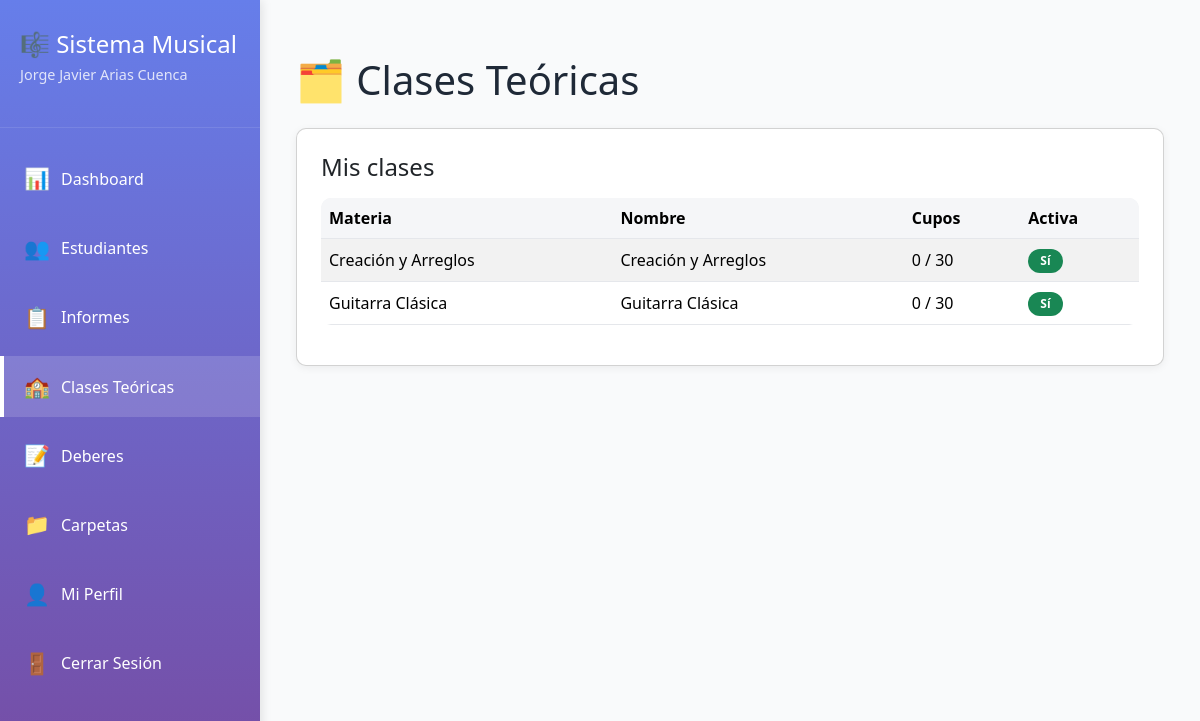
Screenshot of /teachers/clases/ (signed in) with the database file from the repository.
### teachers/models.py (models this page shows, shortened)
class Teacher(models.Model):
    user = models.OneToOneField(User, on_delete=models.CASCADE, related_name='teacher_profile')
    full_name = models.CharField(max_length=200, verbose_name="Nombre completo")
    specialization = models.CharField(max_length=100, blank=True, verbose_name="Especialización")
    subjects = models.ManyToManyField(Subject, related_name='teachers', verbose_name="Materias", blank=True)
    phone = models.CharField(max_length=20, blank=True, verbose_name="Teléfono")
    photo = models.ImageField(upload_to='profiles/teachers/', blank=True, null=True, verbose_name="Foto de perfil")
    created_at = models.DateTimeField(auto_now_add=True)
    class Meta:
        verbose_name = "Docente"
        verbose_name_plural = "Docentes"
        ordering = ['full_name']

### classes/models.py (models this page shows, shortened)
class Clase(models.Model):
    teacher = models.ForeignKey(Teacher, on_delete=models.CASCADE, related_name='clases_teoricas', verbose_name="Docente")
    name = models.CharField(max_length=200, verbose_name="Nombre de la clase")
    subject = models.ForeignKey(Subject, on_delete=models.CASCADE, related_name='clases', verbose_name="Materia", null=True)
    description = models.TextField(blank=True, verbose_name="Descripción")
    schedule = models.CharField(max_length=200, blank=True, verbose_name="Horario")
    room = models.CharField(max_length=100, blank=True, verbose_name="Aula/Salón")
    max_students = models.PositiveIntegerField(default=30, verbose_name="Capacidad máxima")
    active = models.BooleanField(default=True, verbose_name="Activa")
    fecha = models.DateField(verbose_name="Fecha", null=True, blank=True)
    created_at = models.DateTimeField(auto_now_add=True)
    class Meta:
        verbose_name = "Clase Teórica"
        verbose_name_plural = "Clases Teóricas"
        ordering = ['subject', 'name']
    def get_enrolled_count(self):
        return self.enrollments.filter(active=True).count()

### subjects/models.py (models this page shows)
class Subject(models.Model):
    name = models.CharField(max_length=120, unique=True, verbose_name="Nombre de la materia")
    description = models.TextField(blank=True, verbose_name="Descripción")
    class Meta:
        verbose_name = "Materia"
        verbose_name_plural = "Materias"
        ordering = ['name']
    def __str__(self):
        return self.name

### teachers/views.py (the view)
    def wrap(request, *args, **kwargs):
        if hasattr(request.user, 'teacher_profile'):
            return function(request, *args, **kwargs)
        else:
            messages.error(request, 'No tienes permisos para acceder a esta página')
            return redirect('home')

### teachers/views.py (called while the page is built)
def teacher_required(function):
    def wrap(request, *args, **kwargs):
        if hasattr(request.user, 'teacher_profile'):
            return function(request, *args, **kwargs)
        else:
            messages.error(request, 'No tienes permisos para acceder a esta página')
            return redirect('home')
    return wrap

@teacher_required
def clases_teoricas_view(request):
    teacher = request.user.teacher_profile
    clases = Clase.objects.filter(teacher=teacher).order_by('subject', 'name')
    return render(request, 'teachers/clases.html', {
        'clases': clases,
    })

### teachers/templates/teachers/clases.html (shortened to what this page needs)
{% extends 'teachers/base.html' %}
{% block content %}
<div class="container-narrow">
  <h1 class="mb-4">🗂️ Clases Teóricas</h1>
  <div class="row g-4">
    <div class="col-12">
      <div class="card">
        <h4 class="mb-3">Mis clases</h4>
        {% if clases %}
          <div class="table-responsive">
            <table class="table table-striped align-middle">
              <thead>
                <tr>
                  <th>Materia</th>
                  <th>Nombre</th>
                  <th>Cupos</th>
                  <th>Activa</th>
                </tr>
              </thead>
              <tbody>
                {% for c in clases %}
                <tr>
                  <td>{{ c.subject }}</td>
                  <td>{{ c.name }}</td>
                  <td>{{ c.get_enrolled_count }} / {{ c.max_students }}</td>
                  <td>
                    {% if c.active %}<span class="badge bg-success">Sí</span>{% else %}<span class="badge bg-secondary">No</span>{% endif %}
                  </td>
                </tr>
                {% endfor %}
              </tbody>
            </table>
          </div>
        {% else %}
          <p class="text-muted">Aún no has creado clases.</p>
        {% endif %}
      </div>
    </div>
  </div>
</div>
{% endblock %}

### teachers/templates/teachers/base.html (shortened to what this page needs)
{% load static %}
<!DOCTYPE html>
<html lang="es">
<head>
    <link href="https://cdn.jsdelivr.net/npm/bootstrap@5.3.3/dist/css/bootstrap.min.css" rel="stylesheet">
    <link rel="stylesheet" href="{% static 'css/app.css' %}">
    <link rel="stylesheet" href="{% static 'teachers/css/style.css' %}">
    <link rel="stylesheet" href="https://cdnjs.cloudflare.com/ajax/libs/font-awesome/6.4.0/css/all.min.css">
</head>
<body>
    {% if user.is_authenticated and user.teacher_profile %}
    <div class="dashboard-container">
        <aside class="sidebar">
            <div class="sidebar-header">
                <h2>🎼 Sistema Musical</h2>
                <p>{{ request.user.teacher_profile.full_name }}</p>
            </div>
            <nav class="sidebar-nav">
<a href="{% url 'teachers:teacher_dashboard' %}" class="nav-item {% if request.resolver_match.url_name == 'teacher_dashboard' %}active{% endif %}">
                    <span class="icon">📊</span>
                    <span>Dashboard</span>
                </a>
                <a href="{% url 'teachers:estudiantes' %}" class="nav-item {% if request.resolver_match.url_name == 'estudiantes' %}active{% endif %}">
                    <span class="icon">👥</span>
                    <span>Estudiantes</span>
                </a>
                <a href="{% url 'teachers:informes' %}" class="nav-item {% if request.resolver_match.url_name == 'informes' %}active{% endif %}">
                    <span class="icon">📋</span>
                    <span>Informes</span>
                </a>
                <a href="{% url 'teachers:clases_teoricas' %}" class="nav-item {% if request.resolver_match.url_name == 'clases_teoricas' %}active{% endif %}">
                    <span class="icon">🏫</span>
                    <span>Clases Teóricas</span>
                </a>
                <a href="{% url 'teachers:lista_deberes_profesor' %}" class="nav-item {% if 'deberes' in request.path %}active{% endif %}">
                    <span class="icon">📝</span>
                    <span>Deberes</span>
                </a>
                <a href="{% url 'teachers:carpetas' %}" class="nav-item {% if request.resolver_match.url_name == 'carpetas' %}active{% endif %}">
                    <span class="icon">📁</span>
                    <span>Carpetas</span>
                </a>
                <a href="{% url 'teachers:profile' %}" class="nav-item {% if request.resolver_match.url_name == 'profile' %}active{% endif %}">
                    <span class="icon">👤</span>
                    <span>Mi Perfil</span>
                </a>
<a href="{% url 'users:logout' %}" class="nav-item">
                    <span class="icon">🚪</span>
                    <span>Cerrar Sesión</span>
                </a>
            </nav>
        </aside>
        <main class="main-content">
            <div class="container-fluid py-4">
                {% block content %}
                {% endblock %}
            </div>
        </main>
    </div>
    {% else %}
    <div style="padding: 2rem; text-align: center;">
        <h1>Acceso Denegado</h1>
        <p>Debes iniciar sesión como docente para acceder a esta página.</p>
        <a href="{% url 'users:login' %}" class="btn btn-primary">Iniciar Sesión</a>
    </div>
    {% endif %}
</body>
</html>

### static/css/app.css (style rules this page uses)
:root { --space-1: 0.25rem; --space-2: 0.5rem; --space-3: 0.75rem; --space-4: 1rem; --space-5: 1.5rem; --space-6: 2rem; --radius: 10px; --shadow-sm: 0 2px 8px rgba(0,0,0,.06); --shadow: 0 6px 24px rgba(0,0,0,.08); }
.main-content { padding: var(--space-6) var(--space-5); }
.card, .content-card, .student-card, .class-card, .activity-item, .student-item { background: #fff; border-radius: var(--radius); box-shadow: var(--shadow-sm); padding: var(--space-5); }
h1,h2,h3 { margin: 0 0 var(--space-4) 0; }
p { margin-bottom: var(--space-3); }
.sidebar .nav-item { margin-bottom: var(--space-2); }
.table, table { border-radius: var(--radius); overflow: hidden; background: #fff; }
.table thead th { background: #f5f6f8; }
.mb-3 { margin-bottom: var(--space-4); }
.mb-4 { margin-bottom: var(--space-5); }
.py-4 { padding-top: var(--space-5); padding-bottom: var(--space-5); }
.container-narrow { max-width: 1100px; margin: 0 auto; }

### teachers/static/teachers/css/style.css (style rules this page uses)
* { margin: 0; padding: 0; box-sizing: border-box; }
:root { --primary-color: #667eea; --primary-dark: #5568d3; --secondary-color: #764ba2; --success-color: #10B981; --danger-color: #EF4444; --warning-color: #F59E0B; --info-color: #3B82F6; --gray-50: #F9FAFB; --gray-100: #F3F4F6; --gray-200: #E5E7EB; --gray-300: #D1D5DB; --gray-600: #6B7280; --gray-700: #374151; --gray-900: #1F2937; --sidebar-width: 260px; }
body { font-family: 'Segoe UI', Tahoma, Geneva, Verdana, sans-serif; background: var(--gray-50); color: var(--gray-900); }
.sidebar { width: var(--sidebar-width); background: linear-gradient(180deg, var(--primary-color) 0%, var(--secondary-color) 100%); color: white; position: fixed; height: 100vh; overflow-y: auto; box-shadow: 2px 0 10px rgba(0,0,0,0.1); z-index: 1000; }
.sidebar-header { padding: 30px 20px; border-bottom: 1px solid rgba(255,255,255,0.1); }
.sidebar-header h2 { font-size: 1.5em; margin-bottom: 5px; }
.sidebar-header p { font-size: 0.9em; opacity: 0.8; }
.sidebar-nav { padding: 20px 0; }
.nav-item { display: flex; align-items: center; padding: 15px 20px; color: white; text-decoration: none; transition: all 0.3s; border-left: 4px solid transparent; }
.nav-item.active { background: rgba(255,255,255,0.15); border-left-color: white; }
.nav-item .icon { font-size: 1.3em; margin-right: 12px; width: 25px; text-align: center; }
.main-content { flex: 1; margin-left: var(--sidebar-width); display: flex; flex-direction: column; }
.badge { padding: 6px 12px; border-radius: 20px; font-size: 12px; font-weight: bold; white-space: nowrap; }
table { width: 100%; border-collapse: collapse; }
thead { background: var(--gray-100); }
th { padding: 15px; text-align: left; font-weight: bold; color: var(--gray-700); border-bottom: 2px solid var(--gray-200); }
td { padding: 15px; border-bottom: 1px solid var(--gray-200); }

### rows the page displays
Clase: subject "Creación y Arreglos", name "Creación y Arreglos", get_enrolled_count "0", max_students "30", active "Sí"
Clase: subject "Guitarra Clásica", name "Guitarra Clásica", get_enrolled_count "0", max_students "30", active "Sí"

### other values shown
{{ request.user.teacher_profile.full_name }} "Jorge Javier Arias Cuenca"
